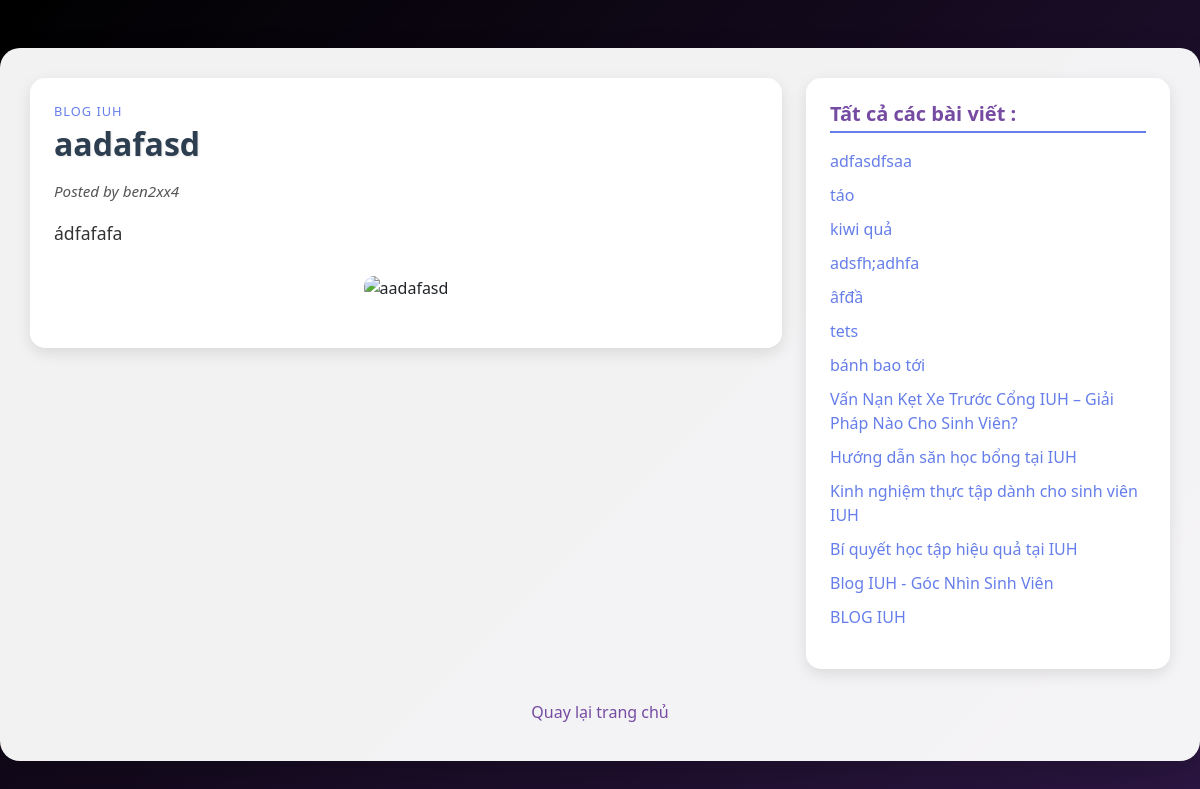
/post/23 (signed in), run on the app's committed database.
### app.py (models this page shows)
class Post(db.Model):
    id = db.Column(db.Integer, primary_key=True)
    title = db.Column(db.String(100), nullable=False)
    content = db.Column(db.Text, nullable=True)
    image_url = db.Column(db.String(255), nullable=True)
    user_id = db.Column(db.Integer, db.ForeignKey('user.id'), nullable=False)

class User(db.Model):
    id = db.Column(db.Integer, primary_key=True)
    username = db.Column(db.String(50), unique=True, nullable=False)
    password = db.Column(db.String(200), nullable=False)
    is_admin = db.Column(db.Boolean, default=False)
    is_blocked = db.Column(db.Boolean, default=False)
    posts = db.relationship('Post', backref='user', lazy=True)

### app.py (the view)
@app.route('/post/<int:post_id>')
def post_detail(post_id):
    if not current_user():
        flash("Bạn hãy đăng nhập để xem chi tiết bài viết.")
        return redirect(url_for('login'))
    post = Post.query.get_or_404(post_id)
    posts = Post.query.order_by(Post.id.desc()).all()
    return render_template('post_detail.html', post=post, posts=posts, user=current_user())

### app.py (called while the page is built)
def current_user():
    if 'user_id' in session:
        return User.query.get(session['user_id'])
    return None

### Templates/post_detail.html (shortened to what this page needs)
<!DOCTYPE html>
<html lang="vi">
  <head>
    <link
      href="https://cdn.jsdelivr.net/npm/bootstrap@5.1.3/dist/css/bootstrap.min.css"
      rel="stylesheet"
    />
    <link
      rel="stylesheet"
      href="https://cdnjs.cloudflare.com/ajax/libs/animate.css/4.1.1/animate.min.css"
    />
  </head>
  <body>
    <div class="container my-5 animate__animated animate__fadeIn">
      <div class="row">
        <div class="col-md-8">
          <article class="p-4 animate__animated animate__fadeInUp">
            <p class="text-uppercase category mb-1" style="font-size: 0.8rem">
              Blog IUH
            </p>
            <h2 class="mb-3">{{ post.title }}</h2>
            <p class="author">Posted by {{ post.user.username }}</p>
            <p class="content">{{ post.content }}</p>
            <div class="text-center my-4">
              {% if post.image_url %}
              <img
                src="{{ post.image_url }}"
                alt="{{ post.title }}"
                class="img-fluid"
              />
              {% else %}
              <img
                src="/static/images/default-post.jpg"
                alt="{{ post.title }}"
                class="img-fluid"
              />
              {% endif %}
            </div>
          </article>
        </div>
        <div class="col-md-4">
          <div
            class="sidebar p-4 animate__animated animate__fadeInUp"
            style="animation-delay: 0.2s"
          >
            <h5 class="mb-3">Tất cả các bài viết :</h5>
            <ul class="list-unstyled">
              {% for related_post in posts %} {% if related_post.id != post.id
              %}
              <li>
                <a href="{{ url_for('post_detail', post_id=related_post.id) }}">
                  {{ related_post.title }}
                </a>
              </li>
              {% endif %} {% endfor %}
            </ul>
          </div>
        </div>
      </div>
      <div class="mt-4 text-center">
        <a href="{{ url_for('home') }}" class="btn btn-link"
          >Quay lại trang chủ</a
        >
      </div>
    </div>
  </body>
</html>

### Templates/post_detail.html (style rules this page uses)
body { background: linear-gradient(135deg, rgb(0, 0, 0), rgb(44, 22, 66)); min-height: 100vh; font-family: "Segoe UI", Tahoma, Geneva, Verdana, sans-serif; }
.container { max-width: 1200px; background: rgba(255, 255, 255, 0.95); border-radius: 20px; padding: 30px; box-shadow: 0 10px 30px rgba(0, 0, 0, 0.15); margin-top: 40px; margin-bottom: 40px; }
article { border-radius: 15px; background: white; box-shadow: 0 5px 15px rgba(0, 0, 0, 0.1); transition: transform 0.3s ease, box-shadow 0.3s ease; }
.sidebar { border-radius: 15px; background: white; box-shadow: 0 5px 15px rgba(0, 0, 0, 0.1); transition: transform 0.3s ease; }
h2 { color: #2c3e50; font-weight: 700; text-shadow: 1px 1px 2px rgba(0, 0, 0, 0.1); font-size: 2rem; }
h5 { color: #764ba2; font-weight: 600; border-bottom: 2px solid #667eea; padding-bottom: 5px; }
.category { color: #667eea; font-weight: 500; letter-spacing: 1px; transition: color 0.3s ease; }
.author { color: #555; font-style: italic; font-size: 0.95rem; }
.content { line-height: 1.8; color: #333; font-size: 1.1rem; }
.img-fluid { border-radius: 10px; max-height: 500px; object-fit: cover; transition: transform 0.3s ease; }
.list-unstyled li { margin-bottom: 10px; }
.list-unstyled a { color: #667eea; text-decoration: none; transition: all 0.3s ease; }
.btn-link { color: #764ba2; font-weight: 500; text-decoration: none; transition: all 0.3s ease; }

### data on the page
Post: title "aadafasd", content "ádfafafa"
User: user.username "ben2xx4"
Post: title "adfasdfsaa"
Post: title "táo"
Post: title "kiwi quả"
Post: title "adsfh;adhfa"
Post: title "âfđầ"
Post: title "tets"
Post: title "bánh bao tới"
Post: title "Vấn Nạn Kẹt Xe Trước Cổng IUH – Giải Pháp Nào Cho Sinh Viên?"
Post: title "Hướng dẫn săn học bổng tại IUH"
Post: title "Kinh nghiệm thực tập dành cho sinh viên IUH"
Post: title "Bí quyết học tập hiệu quả tại IUH"
Post: title "Blog IUH - Góc Nhìn Sinh Viên"
Post: title "BLOG IUH"
